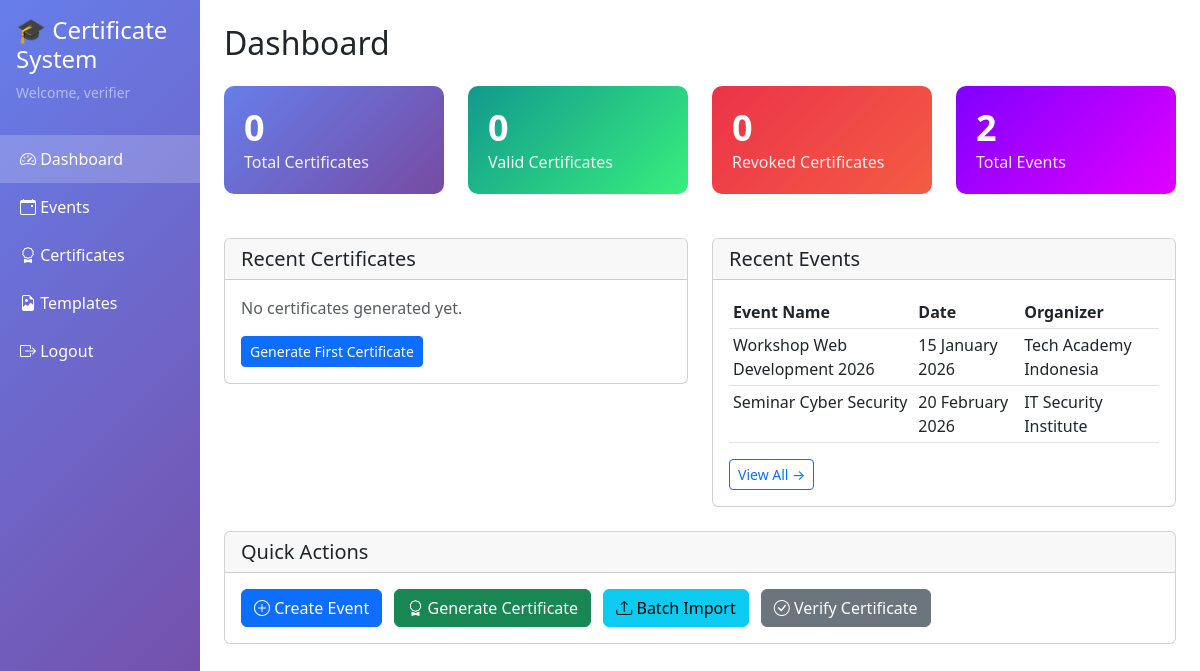
Page /admin/index.php (signed in) on the committed database.
### tables this page shows
CREATE TABLE IF NOT EXISTS events (
    id INT PRIMARY KEY AUTO_INCREMENT,
    event_name VARCHAR(200) NOT NULL,
    event_date DATE NOT NULL,
    organizer VARCHAR(200) NOT NULL,
    template_id INT,
    created_by INT NOT NULL,
    created_at DATETIME NOT NULL DEFAULT CURRENT_TIMESTAMP,
    FOREIGN KEY (template_id) REFERENCES templates(id) ON DELETE SET NULL,
    FOREIGN KEY (created_by) REFERENCES users(id) ON DELETE RESTRICT,
    INDEX idx_event_name (event_name),
    INDEX idx_event_date (event_date),
    INDEX idx_created_by (created_by)
);

### includes/auth.php (called while the page is built, shortened)
<?php
require_once __DIR__ . '/functions.php';
function getCurrentUsername() {
    return isset($_SESSION['username']) ? $_SESSION['username'] : null;
}

### includes/security.php (called while the page is built, shortened)
<?php
function sanitize($data) {
    return htmlspecialchars(trim($data), ENT_QUOTES, 'UTF-8');
}

### includes/functions.php (called while the page is built, shortened)
<?php
function formatDate($date, $format = 'd F Y') {
    $timestamp = strtotime($date);
    return date($format, $timestamp);
}

### admin/index.php (the view, shortened to what this page needs)
<?php
require_once __DIR__ . '/../includes/security.php';
require_once __DIR__ . '/../includes/auth.php';
require_once __DIR__ . '/../includes/functions.php';
$db = getDB();
$stats = [];
$stmt = $db->query("SELECT COUNT(*) as count FROM certificates");
$stats['total_certificates'] = $stmt->fetch()['count'];
$stmt = $db->query("SELECT COUNT(*) as count FROM certificates WHERE status = 'valid'");
$stats['valid_certificates'] = $stmt->fetch()['count'];
$stmt = $db->query("SELECT COUNT(*) as count FROM certificates WHERE status = 'revoked'");
$stats['revoked_certificates'] = $stmt->fetch()['count'];
$stmt = $db->query("SELECT COUNT(*) as count FROM events");
$stats['total_events'] = $stmt->fetch()['count'];
$stmt = $db->query("SELECT c.*, e.event_name FROM certificates c
                    LEFT JOIN events e ON c.event_id = e.id
                    ORDER BY c.issued_at DESC LIMIT 5");
$recentCertificates = $stmt->fetchAll();
$stmt = $db->query("SELECT * FROM events ORDER BY created_at DESC LIMIT 5");
$recentEvents = $stmt->fetchAll();
?>
<!DOCTYPE html>
<html lang="en">
<head>
    <link href="https://cdn.jsdelivr.net/npm/bootstrap@5.3.0/dist/css/bootstrap.min.css" rel="stylesheet">
    <link rel="stylesheet" href="https://cdn.jsdelivr.net/npm/bootstrap-icons@1.11.0/font/bootstrap-icons.css">
</head>
<body>
    <div class="container-fluid">
        <div class="row">
            <div class="col-md-2 p-0 sidebar">
                <div class="p-3">
                    <h4 class="text-white">🎓 Certificate System</h4>
                    <p class="text-white-50 small">Welcome, <?php echo sanitize(getCurrentUsername()); ?></p>
                </div>
                <nav>
                    <a href="index.php" class="active"><i class="bi bi-speedometer2"></i> Dashboard</a>
                    <a href="events/index.php"><i class="bi bi-calendar-event"></i> Events</a>
                    <a href="certificates/index.php"><i class="bi bi-award"></i> Certificates</a>
                    <a href="templates/index.php"><i class="bi bi-file-earmark-image"></i> Templates</a>
                    <a href="logout.php"><i class="bi bi-box-arrow-right"></i> Logout</a>
                </nav>
            </div>
            <div class="col-md-10 p-4">
                <h2 class="mb-4">Dashboard</h2>
                <div class="row">
                    <div class="col-md-3">
                        <div class="stat-card blue">
                            <h3><?php echo $stats['total_certificates']; ?></h3>
                            <p>Total Certificates</p>
                        </div>
                    </div>
                    <div class="col-md-3">
                        <div class="stat-card green">
                            <h3><?php echo $stats['valid_certificates']; ?></h3>
                            <p>Valid Certificates</p>
                        </div>
                    </div>
                    <div class="col-md-3">
                        <div class="stat-card red">
                            <h3><?php echo $stats['revoked_certificates']; ?></h3>
                            <p>Revoked Certificates</p>
                        </div>
                    </div>
                    <div class="col-md-3">
                        <div class="stat-card purple">
                            <h3><?php echo $stats['total_events']; ?></h3>
                            <p>Total Events</p>
                        </div>
                    </div>
                </div>
                <div class="row mt-4">
                    <div class="col-md-6">
                        <div class="card">
                            <div class="card-header">
                                <h5 class="mb-0">Recent Certificates</h5>
                            </div>
                            <div class="card-body">
                                <?php if (empty($recentCertificates)): ?>
                                    <p class="text-muted">No certificates generated yet.</p>
                                    <a href="certificates/generate.php" class="btn btn-primary btn-sm">Generate First Certificate</a>
                                <?php endif; ?>
                            </div>
                        </div>
                    </div>
                    <div class="col-md-6">
                        <div class="card">
                            <div class="card-header">
                                <h5 class="mb-0">Recent Events</h5>
                            </div>
                            <div class="card-body">
                                <?php if (empty($recentEvents)): ?>
                                    <p class="text-muted">No events created yet.</p>
                                    <a href="events/create.php" class="btn btn-primary btn-sm">Create First Event</a>
                                <?php else: ?>
                                    <div class="table-responsive">
                                        <table class="table table-sm">
                                            <thead>
                                                <tr>
                                                    <th>Event Name</th>
                                                    <th>Date</th>
                                                    <th>Organizer</th>
                                                </tr>
                                            </thead>
                                            <tbody>
                                                <?php foreach ($recentEvents as $event): ?>
                                                    <tr>
                                                        <td><?php echo sanitize($event['event_name']); ?></td>
                                                        <td><?php echo formatDate($event['event_date']); ?></td>
                                                        <td><?php echo sanitize($event['organizer']); ?></td>
                                                    </tr>
                                                <?php endforeach; ?>
                                            </tbody>
                                        </table>
                                    </div>
                                    <a href="events/index.php" class="btn btn-sm btn-outline-primary">View All →</a>
                                <?php endif; ?>
                            </div>
                        </div>
                    </div>
                </div>
                <div class="row mt-4">
                    <div class="col-md-12">
                        <div class="card">
                            <div class="card-header">
                                <h5 class="mb-0">Quick Actions</h5>
                            </div>
                            <div class="card-body">
                                <a href="events/create.php" class="btn btn-primary me-2"><i class="bi bi-plus-circle"></i> Create Event</a>
                                <a href="certificates/generate.php" class="btn btn-success me-2"><i class="bi bi-award"></i> Generate Certificate</a>
                                <a href="certificates/import.php" class="btn btn-info me-2"><i class="bi bi-upload"></i> Batch Import</a>
                                <a href="../verify/index.php" class="btn btn-secondary" target="_blank"><i class="bi bi-check-circle"></i> Verify Certificate</a>
                            </div>
                        </div>
                    </div>
                </div>
            </div>
        </div>
    </div>
</body>
</html>

### admin/index.php (style rules this page uses)
.sidebar { min-height: 100vh; background: linear-gradient(135deg, #667eea 0%, #764ba2 100%); }
.sidebar a { color: white; text-decoration: none; padding: 12px 20px; display: block; transition: background 0.3s; }
.sidebar a:hover, .sidebar a.active { background: rgba(255,255,255,0.2); }
.stat-card { border-radius: 10px; padding: 20px; margin-bottom: 20px; color: white; }
.stat-card.blue { background: linear-gradient(135deg, #667eea 0%, #764ba2 100%); }
.stat-card.green { background: linear-gradient(135deg, #11998e 0%, #38ef7d 100%); }
.stat-card.red { background: linear-gradient(135deg, #eb3349 0%, #f45c43 100%); }
.stat-card.purple { background: linear-gradient(135deg, #7F00FF 0%, #E100FF 100%); }
.stat-card h3 { font-size: 36px; font-weight: bold; margin: 0; }
.stat-card p { margin: 0; opacity: 0.9; }

### rows in the picture
events: event_name "Workshop Web Development 2026", event_date "15 January 2026", organizer "Tech Academy Indonesia"
events: event_name "Seminar Cyber Security", event_date "20 February 2026", organizer "IT Security Institute"

### other values in the picture
getCurrentUsername() "verifier"
$stats['total_certificates'] "0"
$stats['valid_certificates'] "0"
$stats['revoked_certificates'] "0"
$stats['total_events'] "2"
